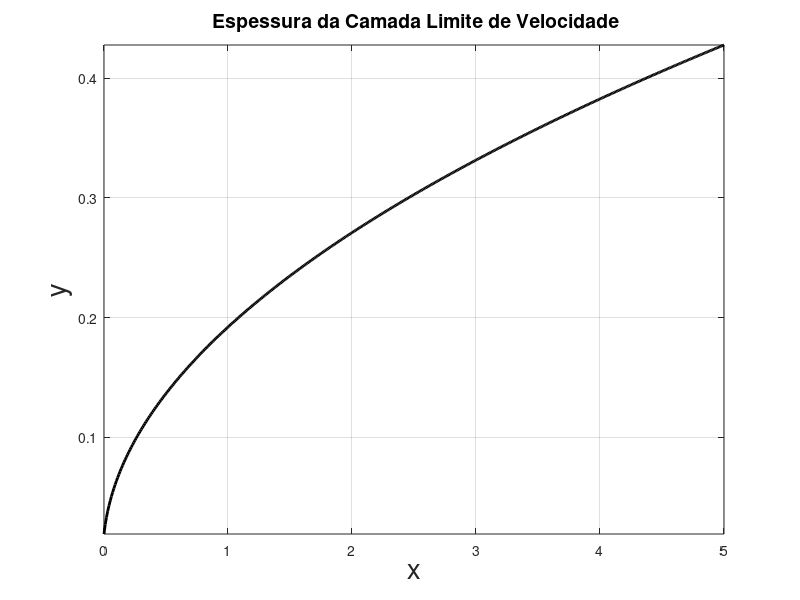
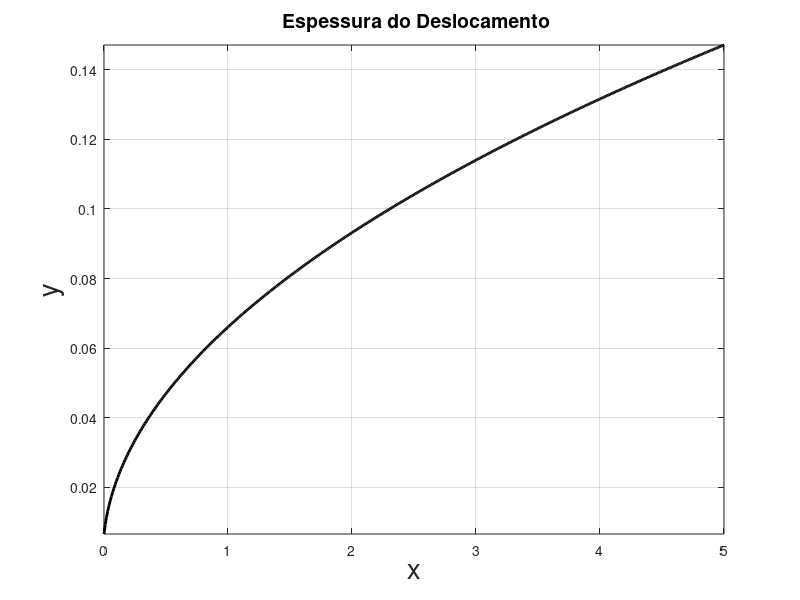
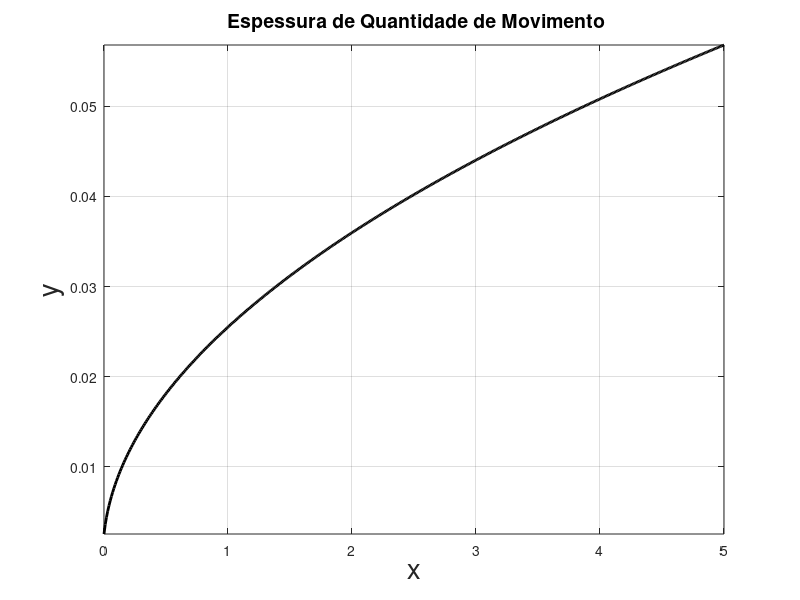
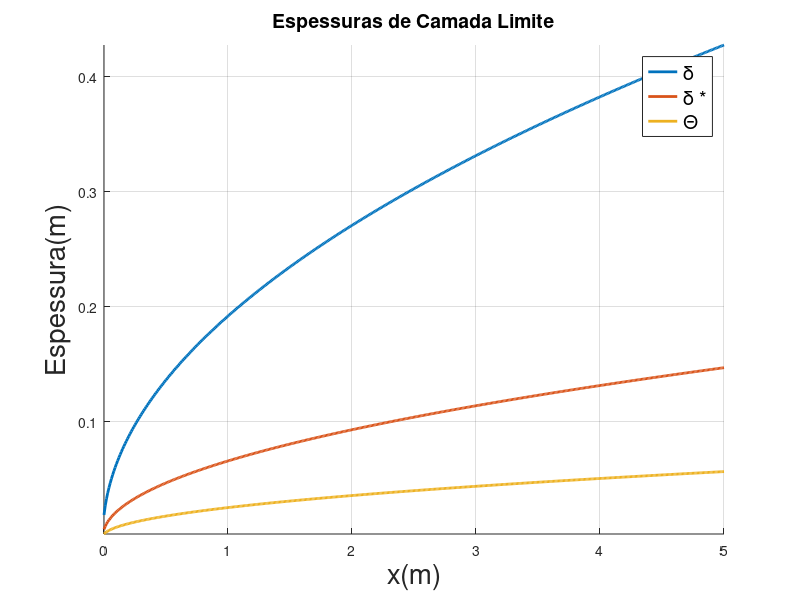

Source code (MATLAB) for these figures, in order:
% UFABC - Dinamica de Gases - 2022.1
% Grupo Falcao Peregrino
% Trabalho Final

clc
clear all 
close all 

U_inf = 1;
L = 5;
mu_inf = 1.789E-5;
rho_inf = 1.225;

h = 0.01;
x = 0:h:5;

%% Espessura da Camada Limite de Velocidade
for i = 1 : length(x)
    Re_x(i) = (U_inf*i)/(mu_inf/rho_inf);
    delta(i) = (5*i)/sqrt(Re_x(i));
end

figure(1)
plot(x, delta, 'LineWidth', 2, 'color', 'black');
title(' Espessura da Camada Limite de Velocidade', 'FontSize', 14);
xlabel('x', 'FontSize', 20);
ylabel('y', 'FontSize', 20);
axis tight
grid on

%% Espessura do Deslocamento
for i = 1 : length(x)
    Re_x(i) = (U_inf*i)/(mu_inf/rho_inf);
    esp_desl(i) = (1.72*i)/sqrt(Re_x(i));
end

figure(2)
plot(x, esp_desl, 'LineWidth', 2, 'color', 'black');
title(' Espessura do Deslocamento', 'FontSize', 14);
xlabel('x', 'FontSize', 20);
ylabel('y', 'FontSize', 20);
axis tight
grid on

%% Espessura de Quantidade de Movimento
for i = 1 : length(x)
    Re_x(i) = (U_inf*i)/(mu_inf/rho_inf);
    qtde_desl(i) = (0.664*i)/sqrt(Re_x(i));
end

figure(3)
plot(x, qtde_desl, 'LineWidth', 2, 'color', 'black');
title(' Espessura de Quantidade de Movimento', 'FontSize', 14);
xlabel('x', 'FontSize', 20);
ylabel('y', 'FontSize', 20);
axis tight
grid on


%% juntando tudo
figure(4)
hold all

for i = 1:length(x)
    Re_x(i) = (U_inf*i)/(mu_inf/rho_inf);
    
    delta(i) = (5*i)/sqrt(Re_x(i));
    %plot(x, delta, 'LineWidth', 2)
    
    esp_desl(i) = (1.72*i)/sqrt(Re_x(i));
    %plot(x, esp_desl, 'LineWidth', 2)
    
    qtde_desl(i) = (0.664*i)/sqrt(Re_x(i));
    %plot(x, qtde_desl, 'LineWidth', 2)  
    
end

plot(x, delta, 'LineWidth', 2)
plot(x, esp_desl, 'LineWidth', 2)
plot(x, qtde_desl, 'LineWidth', 2)

title(' Espessuras de Camada Limite ', 'FontSize', 14);
xlabel('x(m)', 'FontSize', 20);
ylabel('Espessura(m)', 'FontSize', 20);
axis tight
grid on
Legend3 = {'\delta', '\delta *', '\Theta'};
legend(Legend3, 'FontSize', 14);